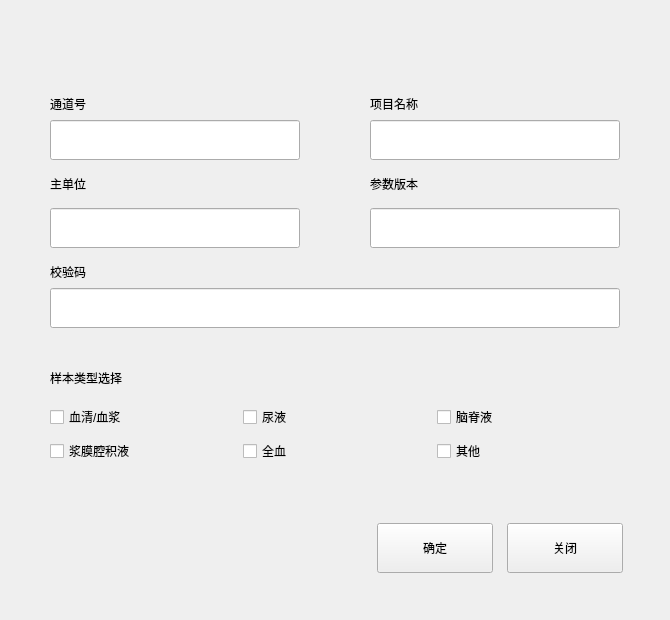
<?xml version="1.0" encoding="UTF-8"?>
<ui version="4.0">
 <class>AddAssayDlg</class>
 <widget class="BaseDlg" name="AddAssayDlg">
  <property name="geometry">
   <rect>
    <x>0</x>
    <y>0</y>
    <width>670</width>
    <height>620</height>
   </rect>
  </property>
  <property name="windowTitle">
   <string notr="true">Form</string>
  </property>
  <widget class="QPushButton" name="save_btn">
   <property name="geometry">
    <rect>
     <x>377</x>
     <y>523</y>
     <width>116</width>
     <height>50</height>
    </rect>
   </property>
   <property name="focusPolicy">
    <enum>Qt::NoFocus</enum>
   </property>
   <property name="text">
    <string>确定</string>
   </property>
   <property name="buttons" stdset="0">
    <string notr="true">btn_dlg</string>
   </property>
  </widget>
  <widget class="QPushButton" name="close_btn">
   <property name="geometry">
    <rect>
     <x>507</x>
     <y>523</y>
     <width>116</width>
     <height>50</height>
    </rect>
   </property>
   <property name="focusPolicy">
    <enum>Qt::NoFocus</enum>
   </property>
   <property name="text">
    <string>关闭</string>
   </property>
   <property name="buttons" stdset="0">
    <string notr="true">btn_dlg</string>
   </property>
  </widget>
  <widget class="QLabel" name="label_3">
   <property name="geometry">
    <rect>
     <x>50</x>
     <y>358</y>
     <width>561</width>
     <height>40</height>
    </rect>
   </property>
   <property name="text">
    <string>样本类型选择</string>
   </property>
  </widget>
  <widget class="QWidget" name="layoutWidget">
   <property name="geometry">
    <rect>
     <x>0</x>
     <y>0</y>
     <width>2</width>
     <height>2</height>
    </rect>
   </property>
   <layout class="QVBoxLayout" name="verticalLayout_2"/>
  </widget>
  <widget class="QWidget" name="layoutWidget1">
   <property name="geometry">
    <rect>
     <x>0</x>
     <y>0</y>
     <width>2</width>
     <height>2</height>
    </rect>
   </property>
   <layout class="QVBoxLayout" name="verticalLayout_3"/>
  </widget>
  <widget class="QWidget" name="widget1" native="true">
   <property name="geometry">
    <rect>
     <x>50</x>
     <y>95</y>
     <width>570</width>
     <height>251</height>
    </rect>
   </property>
   <layout class="QVBoxLayout" name="verticalLayout_5">
    <property name="spacing">
     <number>15</number>
    </property>
    <property name="leftMargin">
     <number>0</number>
    </property>
    <property name="topMargin">
     <number>0</number>
    </property>
    <property name="rightMargin">
     <number>0</number>
    </property>
    <property name="bottomMargin">
     <number>0</number>
    </property>
    <item>
     <layout class="QGridLayout" name="gridLayout">
      <property name="horizontalSpacing">
       <number>0</number>
      </property>
      <property name="verticalSpacing">
       <number>7</number>
      </property>
      <item row="0" column="0">
       <widget class="QLabel" name="label_2">
        <property name="text">
         <string>通道号</string>
        </property>
       </widget>
      </item>
      <item row="0" column="2">
       <widget class="QLabel" name="label">
        <property name="text">
         <string>项目名称</string>
        </property>
       </widget>
      </item>
      <item row="1" column="0">
       <widget class="QLineEdit" name="code_edit">
        <property name="minimumSize">
         <size>
          <width>250</width>
          <height>40</height>
         </size>
        </property>
        <property name="maximumSize">
         <size>
          <width>250</width>
          <height>40</height>
         </size>
        </property>
        <property name="focusPolicy">
         <enum>Qt::StrongFocus</enum>
        </property>
        <property name="maxLength">
         <number>3</number>
        </property>
       </widget>
      </item>
      <item row="1" column="2">
       <widget class="QLineEdit" name="name_edit">
        <property name="minimumSize">
         <size>
          <width>250</width>
          <height>40</height>
         </size>
        </property>
        <property name="maximumSize">
         <size>
          <width>250</width>
          <height>40</height>
         </size>
        </property>
        <property name="focusPolicy">
         <enum>Qt::StrongFocus</enum>
        </property>
        <property name="maxLength">
         <number>15</number>
        </property>
       </widget>
      </item>
      <item row="1" column="1">
       <spacer name="horizontalSpacer">
        <property name="orientation">
         <enum>Qt::Horizontal</enum>
        </property>
        <property name="sizeHint" stdset="0">
         <size>
          <width>40</width>
          <height>20</height>
         </size>
        </property>
       </spacer>
      </item>
     </layout>
    </item>
    <item>
     <layout class="QGridLayout" name="gridLayout_3">
      <item row="1" column="2">
       <widget class="QLineEdit" name="version_edit">
        <property name="minimumSize">
         <size>
          <width>250</width>
          <height>40</height>
         </size>
        </property>
        <property name="maximumSize">
         <size>
          <width>250</width>
          <height>40</height>
         </size>
        </property>
        <property name="focusPolicy">
         <enum>Qt::StrongFocus</enum>
        </property>
        <property name="maxLength">
         <number>4</number>
        </property>
       </widget>
      </item>
      <item row="0" column="2">
       <widget class="QLabel" name="label_6">
        <property name="text">
         <string>参数版本</string>
        </property>
       </widget>
      </item>
      <item row="1" column="0">
       <widget class="QLineEdit" name="result_unit_edit">
        <property name="minimumSize">
         <size>
          <width>250</width>
          <height>40</height>
         </size>
        </property>
        <property name="maximumSize">
         <size>
          <width>250</width>
          <height>40</height>
         </size>
        </property>
        <property name="focusPolicy">
         <enum>Qt::StrongFocus</enum>
        </property>
        <property name="maxLength">
         <number>10</number>
        </property>
       </widget>
      </item>
      <item row="0" column="0">
       <widget class="QLabel" name="label_4">
        <property name="text">
         <string>主单位</string>
        </property>
       </widget>
      </item>
      <item row="1" column="1">
       <spacer name="horizontalSpacer_2">
        <property name="orientation">
         <enum>Qt::Horizontal</enum>
        </property>
        <property name="sizeHint" stdset="0">
         <size>
          <width>40</width>
          <height>20</height>
         </size>
        </property>
       </spacer>
      </item>
     </layout>
    </item>
    <item>
     <layout class="QVBoxLayout" name="verticalLayout_4">
      <property name="spacing">
       <number>7</number>
      </property>
      <item>
       <widget class="QLabel" name="label_5">
        <property name="text">
         <string>校验码</string>
        </property>
       </widget>
      </item>
      <item>
       <widget class="QLineEdit" name="checkCode_edit">
        <property name="minimumSize">
         <size>
          <width>570</width>
          <height>40</height>
         </size>
        </property>
        <property name="maximumSize">
         <size>
          <width>570</width>
          <height>40</height>
         </size>
        </property>
        <property name="focusPolicy">
         <enum>Qt::StrongFocus</enum>
        </property>
        <property name="echoMode">
         <enum>QLineEdit::Password</enum>
        </property>
       </widget>
      </item>
     </layout>
    </item>
    <item>
     <spacer name="verticalSpacer">
      <property name="orientation">
       <enum>Qt::Vertical</enum>
      </property>
      <property name="sizeHint" stdset="0">
       <size>
        <width>20</width>
        <height>40</height>
       </size>
      </property>
     </spacer>
    </item>
   </layout>
  </widget>
  <widget class="QWidget" name="widget" native="true">
   <property name="geometry">
    <rect>
     <x>50</x>
     <y>405</y>
     <width>570</width>
     <height>101</height>
    </rect>
   </property>
   <layout class="QGridLayout" name="gridLayout_2">
    <property name="leftMargin">
     <number>0</number>
    </property>
    <property name="topMargin">
     <number>0</number>
    </property>
    <property name="rightMargin">
     <number>0</number>
    </property>
    <property name="bottomMargin">
     <number>0</number>
    </property>
    <property name="spacing">
     <number>10</number>
    </property>
    <item row="0" column="2">
     <widget class="QCheckBox" name="sample_source_ckbox_4">
      <property name="focusPolicy">
       <enum>Qt::ClickFocus</enum>
      </property>
      <property name="text">
       <string>脑脊液</string>
      </property>
     </widget>
    </item>
    <item row="1" column="0">
     <widget class="QCheckBox" name="sample_source_ckbox_5">
      <property name="focusPolicy">
       <enum>Qt::ClickFocus</enum>
      </property>
      <property name="text">
       <string>浆膜腔积液</string>
      </property>
     </widget>
    </item>
    <item row="1" column="2">
     <widget class="QCheckBox" name="sample_source_ckbox_0">
      <property name="focusPolicy">
       <enum>Qt::ClickFocus</enum>
      </property>
      <property name="text">
       <string>其他</string>
      </property>
     </widget>
    </item>
    <item row="1" column="1">
     <widget class="QCheckBox" name="sample_source_ckbox_3">
      <property name="focusPolicy">
       <enum>Qt::ClickFocus</enum>
      </property>
      <property name="text">
       <string>全血</string>
      </property>
     </widget>
    </item>
    <item row="0" column="0">
     <widget class="QCheckBox" name="sample_source_ckbox_1">
      <property name="focusPolicy">
       <enum>Qt::ClickFocus</enum>
      </property>
      <property name="text">
       <string>血清/血浆</string>
      </property>
     </widget>
    </item>
    <item row="0" column="1">
     <widget class="QCheckBox" name="sample_source_ckbox_2">
      <property name="focusPolicy">
       <enum>Qt::ClickFocus</enum>
      </property>
      <property name="text">
       <string>尿液</string>
      </property>
     </widget>
    </item>
    <item row="2" column="1">
     <spacer name="verticalSpacer_2">
      <property name="orientation">
       <enum>Qt::Vertical</enum>
      </property>
      <property name="sizeHint" stdset="0">
       <size>
        <width>20</width>
        <height>40</height>
       </size>
      </property>
     </spacer>
    </item>
   </layout>
  </widget>
 </widget>
 <customwidgets>
  <customwidget>
   <class>BaseDlg</class>
   <extends>QWidget</extends>
   <header>shared/basedlg.h</header>
   <container>1</container>
  </customwidget>
 </customwidgets>
 <resources/>
 <connections>
  <connection>
   <sender>close_btn</sender>
   <signal>clicked()</signal>
   <receiver>AddAssayDlg</receiver>
   <slot>close()</slot>
   <hints>
    <hint type="sourcelabel">
     <x>600</x>
     <y>300</y>
    </hint>
    <hint type="destinationlabel">
     <x>778</x>
     <y>359</y>
    </hint>
   </hints>
  </connection>
 </connections>
</ui>
